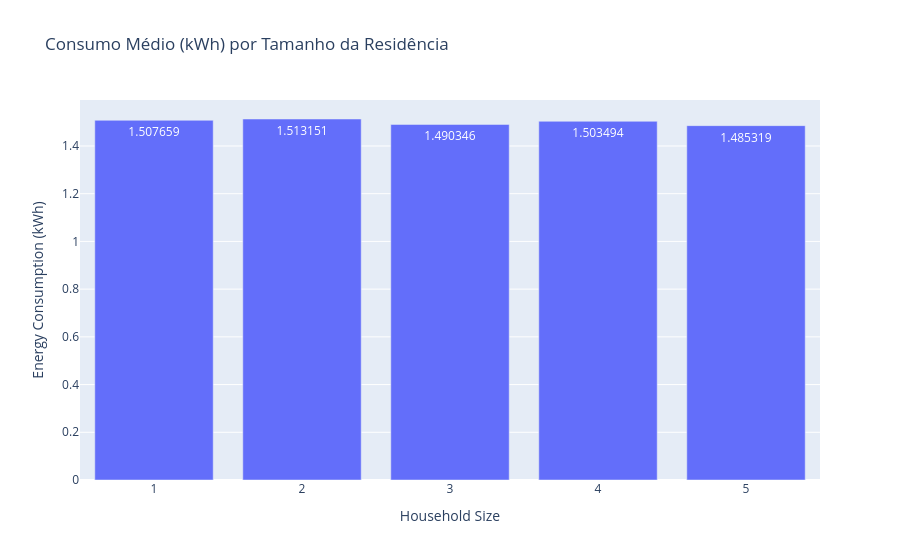

The cell this chart's notebook holds for it:
### Code cell
px.bar(
    df.groupby("Household Size", as_index=False)["Energy Consumption (kWh)"].mean(),
    x="Household Size",
    y="Energy Consumption (kWh)",
    title="Consumo Médio (kWh) por Tamanho da Residência",
    text_auto=True
)

### Figure 1 — Plotly figure (JSON) as saved in the notebook; plotly's stock layout.template omitted (floating-point values rounded to 4 significant figures)
{"data": [{"hovertemplate": "Household Size=%{x}<br>Energy Consumption (kWh)=%{y}<extra></extra>", "legendgroup": "", "marker": {"color": "#636efa", "pattern": {"shape": ""}}, "name": "", "orientation": "v", "showlegend": false, "textposition": "auto", "texttemplate": "%{y}", "type": "bar", "x": [1, 2, 3, 4, 5], "xaxis": "x", "y": [1.508, 1.513, 1.49, 1.503, 1.485], "yaxis": "y"}], "layout": {"barmode": "relative", "legend": {"tracegroupgap": 0}, "title": {"text": "Consumo Médio (kWh) por Tamanho da Residência"}, "xaxis": {"anchor": "y", "domain": [0, 1], "title": {"text": "Household Size"}}, "yaxis": {"anchor": "x", "domain": [0, 1], "title": {"text": "Energy Consumption (kWh)"}}}}
